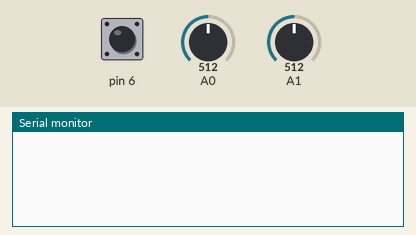
Simulated run of this sketch. Board: Arduino Uno, built with avr-gcc and run on an emulated ATmega328P. On the bench: the last lines printed to the serial monitor. Inputs (shaded band) come from the test bench; at power-on: pin 6 HIGH, A0 = 512, A1 = 512. WiFi joins after 1.5 s; servers stay silent unless stated.

Above: at 1.2 s.
1.3 s: pin 6 pulled LOW for 0.15 s
At 2.6 s:
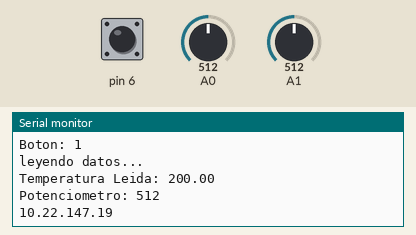
2.9 s: A0 set to 716
4.4 s: A1 set to 716
At 5.6 s:
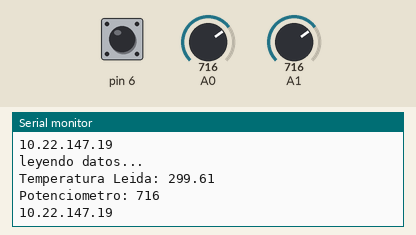

The sketch:

Thingspeak.ino
```cpp
#include "Timer.h"
#include "ThingSpeak.h"
#include <SPI.h>
#include <Ethernet.h>

#define DHT22_PIN 7

byte mac[] = {0x90, 0xA2, 0xDA, 0x0F, 0x70, 0x87};  //Sustituir YY por el numero de MAC correcto
byte ip[] = {10, 22, 147, 19};

EthernetClient client;
Timer t;

boolean estado_boton;

unsigned long myChannelNumber = 635034;
const char * myWriteAPIKey = "UKBMB5FBYYJV7SQM";

void setup() {
  /*
  pinMode(6, INPUT_PULLUP);
  estado_boton = digitalRead(6);
  if (Ethernet.begin(mac) == 0) {
    Serial.println("Failed to configure Ethernet using DHCP");
    for (;;)
      ;
  }
  else {
    Serial.print("IP asignada por DHCP: ");
    Serial.println(Ethernet.localIP());
  }
  ThingSpeak.begin(client);
  Serial.begin(9600);
  t.every (5000, grabaDatos, 10);
  //grabaDatos();
*/

    pinMode(6, INPUT_PULLUP);
    estado_boton = digitalRead(6);
    Ethernet.begin(mac, ip);
    ThingSpeak.begin(client);
    Serial.begin(9600);
    t.every (5000, grabaDatos, 10);

}

void loop() {
  t.update();
  boolean boton = digitalRead(6);
  if (boton != estado_boton) {
    Serial.print("Boton: ");
    Serial.println(boton);
    estado_boton = boton;
    grabaDatos();
  }
}

void grabaDatos() {
  Serial.println("leyendo datos... ");
  boolean boton = digitalRead(6);
  int sensorVal = analogRead(A0);
  float voltage = (sensorVal / 1024.0) * 5.0;
  float temperature = (voltage - 0.5) * 100; //Sonda temperatura kit Arduino
  Serial.print("Temperatura Leida: ");
  Serial.println(temperature);
  int pot = analogRead(A1);
  Serial.print("Potenciometro: ");
  Serial.println(pot);
  Serial.println(Ethernet.localIP());
  ThingSpeak.setField(1, pot);
  ThingSpeak.setField(2, temperature);
  ThingSpeak.setField(3, boton);
  ThingSpeak.writeFields(myChannelNumber, myWriteAPIKey);
}
```

Measured:
- after the input at 1.3 s, the serial monitor: prints a new line at once (image 1)
- after the input at 4.4 s, the serial monitor: prints a new line after 0.65 s (image 2)
